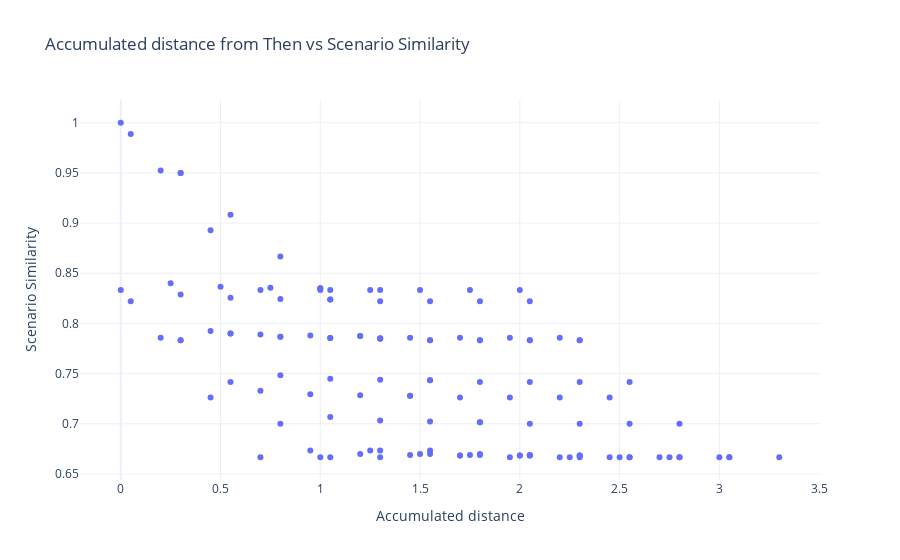

This figure's notebook cell:
### Code cell
# Criar o scatter plot usando o Plotly
fig = px.scatter(
    df,
    x='Global Normalized Error Sum',
    y='Scenario Similarity',
    title='Accumulated distance from Then vs Scenario Similarity',
    labels={
        'Global Normalized Error Sum': 'Accumulated distance',
        'Scenario Similarity': 'Scenario Similarity'
    },
    template='plotly_white'
)

# Exibir o gráfico
fig.show()

### Figure 1 — Plotly figure (JSON) as saved in the notebook; plotly's stock layout.template omitted (floating-point values rounded to 4 significant figures; data arrays with more than 128 entries replaced by an {"elided": "..."} marker saying what was removed)
{"data": [{"hovertemplate": "Accumulated distance=%{x}<br>Scenario Similarity=%{y}<extra></extra>", "legendgroup": "", "marker": {"color": "#636efa", "symbol": "circle"}, "mode": "markers", "name": "", "orientation": "v", "showlegend": false, "type": "scatter", "x": {"elided": "132 float values"}, "xaxis": "x", "y": {"elided": "132 float values"}, "yaxis": "y"}], "layout": {"legend": {"tracegroupgap": 0}, "title": {"text": "Accumulated distance from Then vs Scenario Similarity"}, "xaxis": {"anchor": "y", "domain": [0, 1], "title": {"text": "Accumulated distance"}}, "yaxis": {"anchor": "x", "domain": [0, 1], "title": {"text": "Scenario Similarity"}}}}
